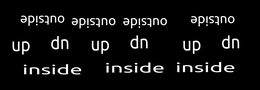
%> input picture Example 3 Toroid/ring_input_image.png, 260 x 90 px, shrunk from 3791 x 1317 before the run
$ octave example_3_toroid.m   (GNU Octave 9; MATLAB toolbox functions it lacks are replaced by stand-ins)
%> lines starting %> are read from the running program, lines starting %| are printed output that depends on the picture
### Example 3 Toroid/surf2stl.m
function surf2stl(filename,x,y,z,mode)
%SURF2STL   Write STL file from surface data.
%   SURF2STL('filename',X,Y,Z) writes a stereolithography (STL) file
%   for a surface with geometry defined by three matrix arguments, X, Y
%   and Z.  X, Y and Z must be two-dimensional arrays with the same size.
%
%   SURF2STL('filename',x,y,Z), uses two vector arguments replacing
%   the first two matrix arguments, which must have length(x) = n and
%   length(y) = m where [m,n] = size(Z).  Note that x corresponds to
%   the columns of Z and y corresponds to the rows.
%
%   SURF2STL('filename',dx,dy,Z) uses scalar values of dx and dy to
%   specify the x and y spacing between grid points.
%
%   SURF2STL(...,'mode') may be used to specify the output format.
%
%     'binary' - writes in STL binary format (default)
%     'ascii'  - writes in STL ASCII format
%
%   Example:
%
%     surf2stl('test.stl',1,1,peaks);
%
%   See also SURF.
%
%   Author: Bill McDonald, 02-20-04

narginchk(4,5);

if (ischar(filename)==0)
    error( 'Invalid filename');
end

if (nargin < 5)
    mode = 'binary';
elseif (strcmp(mode,'ascii')==0)
    mode = 'binary';
end

if (~ismatrix(z))
    error( 'Variable z must be a 2-dimensional array' );
end

if any( (size(x)~=size(z)) | (size(y)~=size(z)) )

    % size of x or y does not match size of z

    if ( (length(x)==1) && (length(y)==1) )
        % Must be specifying dx and dy, so make vectors
        dx = x;
        dy = y;
        x = ((1:size(z,2))-1)*dx;
        y = ((1:size(z,1))-1)*dy;
    end

    if ( (length(x)==size(z,2)) && (length(y)==size(z,1)) )
        % Must be specifying vectors
        xvec=x;
        yvec=y;
        [x,y]=meshgrid(xvec,yvec);
    else
        error('Unable to resolve x and y variables');
    end

end

if strcmp(mode,'ascii')
    % Open for writing in ascii mode
    fid = fopen(filename,'w');
else
    % Open for writing in binary mode
    fid = fopen(filename,'wb+');
end

if (fid == -1)
    error( sprintf('Unable to write to %s',filename) );
end

title_str = sprintf('Created by surf2stl.m %s',datestr(now));

if strcmp(mode,'ascii')
    fprintf(fid,'solid %s\r\n',title_str);
else
    str = sprintf('%-80s',title_str);
    fwrite(fid,str,'uchar');         % Title
    fwrite(fid,0,'int32');           % Number of facets, zero for now
end

nfacets = 0;

for i=1:(size(z,1)-1)
    for j=1:(size(z,2)-1)

        p1 = [x(i,j)     y(i,j)     z(i,j)];
        p2 = [x(i,j+1)   y(i,j+1)   z(i,j+1)];
        p3 = [x(i+1,j+1) y(i+1,j+1) z(i+1,j+1)];
        val = local_write_facet(fid,p1,p2,p3,mode);
        nfacets = nfacets + val;

        p1 = [x(i+1,j+1) y(i+1,j+1) z(i+1,j+1)];
        p2 = [x(i+1,j)   y(i+1,j)   z(i+1,j)];
        p3 = [x(i,j)     y(i,j)     z(i,j)];
        val = local_write_facet(fid,p1,p2,p3,mode);
        nfacets = nfacets + val;

    end
end

if strcmp(mode,'ascii')
    fprintf(fid,'endsolid %s\r\n',title_str);
else
    fseek(fid,0,'bof');
    fseek(fid,80,'bof');
    fwrite(fid,nfacets,'int32');
end

fclose(fid);

disp( sprintf('Wrote %d facets',nfacets) );


% Local subfunctions

% [38 lines left out: functions local_write_facet, local_find_normal, not called in this run]

### Example 3 Toroid/example_3_toroid.m
clear all
close all

% This is an example of the code I've made for my One Ring and Donut models
% published on Thingiverse: https://www.thingiverse.com/thing:3715894 and
% https://www.thingiverse.com/thing:4574721 . You just need to run this
% code with MATLAB or Octave. For Octave you will need the Image package:
% https://octave.sourceforge.io/image/index.html
% https://octave.org/doc/v4.4.0/Installing-and-Removing-Packages.html
% You also need to have the input image and the surf2stl function in the
% same directory as this code (or in the custom libraries). On Octave
% console type:
% pkg load image
% example_3_toroid


mc=255;
imag_orig=imread('ring_input_image.png');   % Load the input image
%> imag_orig is the input picture: size 90x260x3 uint8; min 0, max 255, mean 17.4

img_fact=0.4;   % If you want to save execution time and output file size,
                % you can reduce the whole size of the input image with the
                % function imresize.

topo = double(imresize(imag_orig(:,:,1),img_fact))/mc;
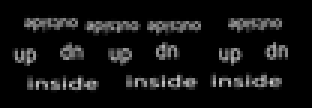
%> topo: size 36x104 double (shown 3 times larger); min 0, max 0.804, mean 0.0699

max_lat = length(topo(:,1));
%> max_lat = 36
max_long= length(topo(1,:));
%> max_long = 104
% The resolution of the model is defined by the input image size (resized)

etavec = linspace(0,2*pi,max_lat);
%> etavec = 36 values from 0 to 6.28
phivec = linspace(0,2*pi,max_long);
%> phivec = 104 values from 0 to 6.28
[ph,et] = meshgrid(phivec,etavec);

% All the measures are in mm. STL files are adimensional, but it is widely
% accepted to use the unit as mm for most of the slicers and CAD apps.

Di=19;              % Inner diameter. In a ring is where it goes the finger
thick=3;            % Is the widgh of the cut section
height=7;           % How tall the toroid is in the symetrical axis

% The following measures are derived from the previous ones:

R0=Di/2+thick/2;    % The "main" radius of the toroid.
R1=thick/2;         % The radius of the cross section that is perpendicular
                    % to the symetrical axis
R2=height/2;        % The radius of the cross section parallel to the axis

deep=0.1*thick;     % The deep of the carving image. It is referenced to
                    % the "thick" dimension. You can set it directly.

% The image in the following lines is taken as negative, so the higher
% brightness imply a deeper carving. The floor of this is the black color
% and white is the deepest part. If you want to change the carving function
% to "extruding" function, you just need to change "-topo" for "+topo" in
% the following 3 lines:

ova=0.1;        % Compensation to make it more oval, make it 0 for pure
                % ellipsoid.


x = (sin(et).*(R1-topo.*deep+abs(sin(et*4-pi/2)+1)/2*R1*ova)+R0).*cos(ph) ;
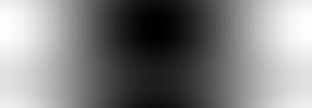
%> x: size 36x104 double (shown 3 times larger); min -12.48, max 12.5, mean 0.106; drawn with min black and max white
y = -(sin(et).*(R1-topo.*deep+abs(sin(et*4-pi/2)+1)/2*R1*ova)+R0).*sin(ph);
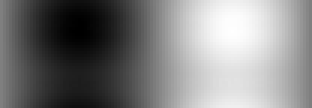
%> y: size 36x104 double (shown 3 times larger); min -12.5, max 12.49, mean 0.000888; drawn with min black and max white
z = -cos(et).*(R2-topo.*deep+abs(sin(et*4-pi/2)+1)/2*R2*ova);
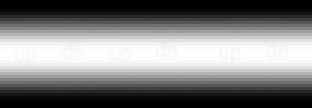
%> z: size 36x104 double (shown 3 times larger); min -3.5, max 3.5, mean -0.101; drawn with min black and max white


surf2stl('toroid_cmp.stl', x, y, z)     % Export the STL
%> after the loop in surf2stl, `for i=1:(size(z,1)-1)`: nfacets = 7210
%| Wrote 7210 facets

% figure;           % Uncomment these lines to get the 3d model view after
% surf(x,y,z);      % the stl in made. This function doesn't work on Octave
% axis vis3d        % CLI
% axis equal
